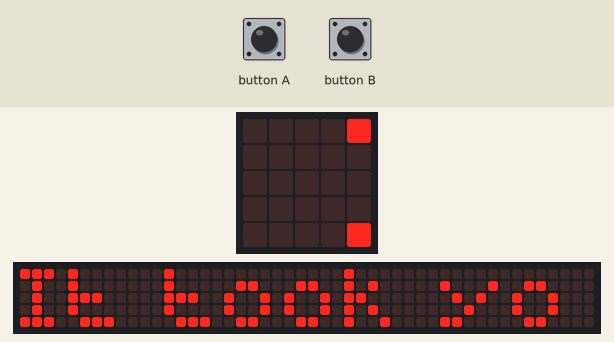
Bench run of a program on a simulated BBC micro:bit running MicroPython. On the bench: the board's 5×5 LED display, a strip that is not on the board, showing the scrolling text unrolled. The 48×5 strip is a reading aid, not a part: it shows the text the display is scrolling, unrolled, one strip-width of it at a time.

Above: at 0.07 s.
At 3.22 s:
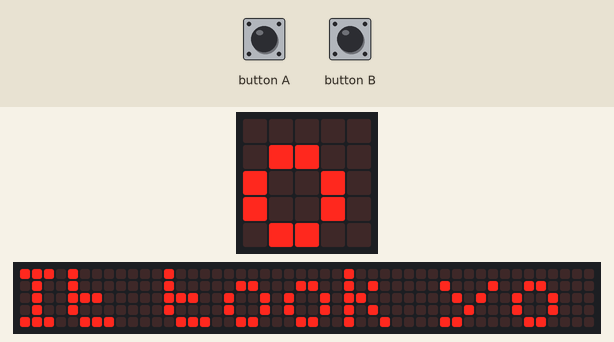
At 6.37 s:
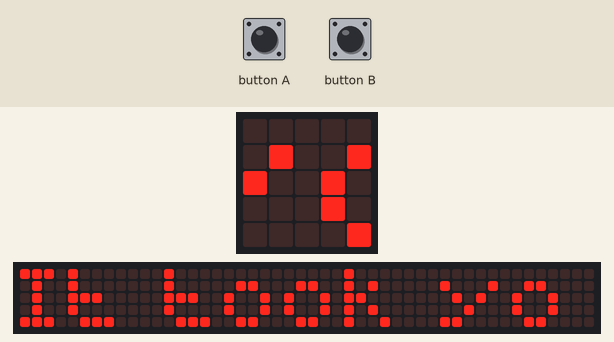
At 12.82 s:
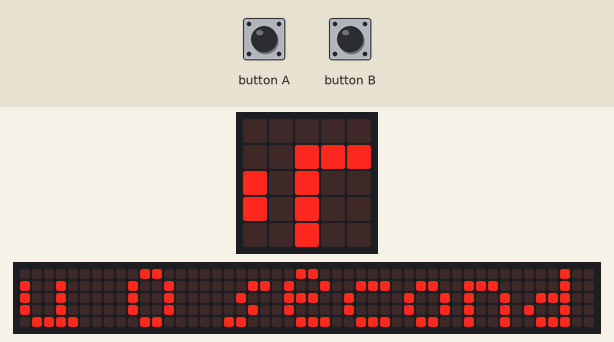
At 19.12 s:
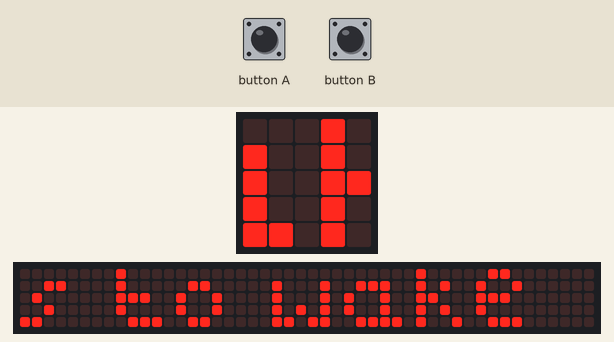
At 25.5 s:
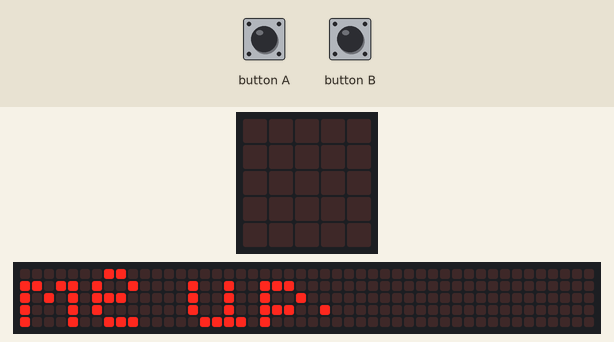

The program:

3_loops.py
```python
############# ignore this bit for now #############
from microbit import *

def was_pressed():
    sleep(500)
    return button_a.was_pressed() or button_b.was_pressed()

display.show(Image.ASLEEP)

############# edit below #############

# the expression "was_pressed()" will return a bool
# telling you whether any of the buttons were pressed.
# It will also assure that half a second has passed

# write code that is waiting until one of the buttons is pressed
# and also keeps track of the number of seconds it took for this to happen
# in this variable:
time_passed = 0


############# edit above #############

display.scroll('It took you ' + str(time_passed) + ' seconds to wake me up.')
display.show(Image.HAPPY)
```
